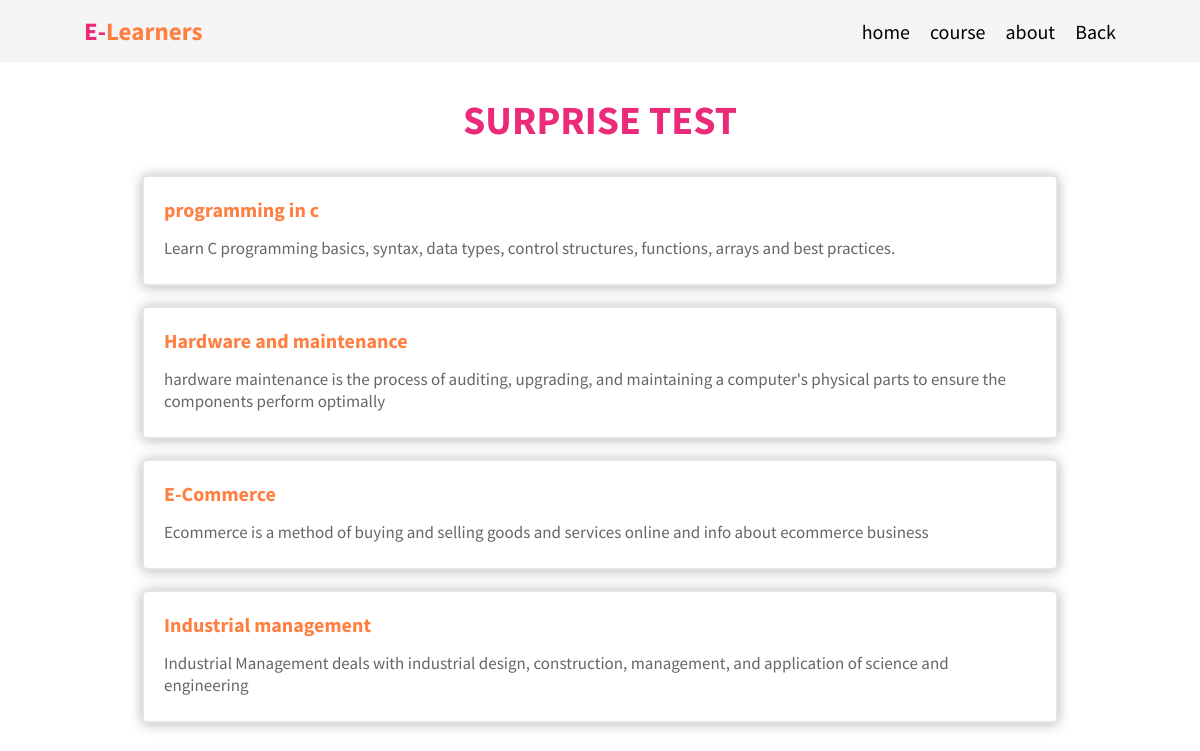
The app's page /course_surprise.php (signed in) with its own data.
### tables this page shows
CREATE TABLE `courses` (
  `c_id` int(3) NOT NULL,
  `f_id` int(3) NOT NULL,
  `c_name` varchar(30) NOT NULL,
  `c_decs` text NOT NULL,
  `c_img` text NOT NULL,
  `years` int(1) NOT NULL
);

### course_surprise.php (the view, shortened to what this page needs)
<?php session_start();
require_once('Config.php');
?>
<!DOCTYPE html>
<html lang="en">
<head>
    <link rel="stylesheet" href="style.css">
    <link rel="stylesheet" href="https://cdnjs.cloudflare.com/ajax/libs/font-awesome/6.3.0/css/all.min.css">
    <link rel="stylesheet" href="https://unpkg.com/aos@next/dist/aos.css" />
</head>
<body>
    <header>
        <h1 class="logo">E-<span>Learners</span></h1>
        <nav class="navbar">
            <a href="index_after_login.php#home">home</a>
            <a href="index_after_login.php#course">course</a>
            <a href="index_after_login.php#about">about</a>
            <a onclick="window.history.back()">Back</a>
        </nav>
    </header>
    <div class="unit-container">
        <h1 class="heading">
            surprise test
        </h1>
        <section class="unit">
            <div class="box-container">
                <?php
                $useremail = $_SESSION['lemail'];
               $year=mysqli_query($conn,"SELECT * FROM users WHERE email='$useremail' || enrollment_no='$useremail'");
               $getyear=mysqli_fetch_assoc($year)['years'];
                $sql = "SELECT c_id, c_name, c_decs FROM courses Where years='$getyear'";
                $result = $conn->query($sql);
                if ($result->num_rows > 0) {
                    while ($row = $result->fetch_assoc()) {
                        $c_id = $row["c_id"];
                        $c_name = $row["c_name"];
                        $c_decs = $row["c_decs"];
                        ?>
                        <div class="box" onclick="window.location.href='http://localhost/images/surprise_test1.php?c_id=<?php echo $c_id; ?>';">
                            <h3>
                                <?php echo $c_name ?>
                            </h3>
                            <p>
                                <?php echo $c_decs ?>
                            </p>
                        </div>
                    <?php }
                } else {
                    echo "No courses found";
                }
                ?>
            </div>
        </section>
    </div>
</body>
</html>

### style.css (style rules this page uses)
:root { --pink: #eb2a7a; --orange: #ff7f41; --white: white; --btnclr: rgb(105, 68, 186); --black: black; --seconddark: rgb(0 0 0 / 7%); --gradient: linear-gradient(90deg, var(--pink), var(--orange)); --primary-color: #ffffff; --secondary-color: #000000; }
* { font-family: 'Source Sans Pro', sans-serif; margin: 0; padding: 0; box-sizing: border-box; outline: none; border: none; text-decoration: none; text-transform: none; scroll-behavior: smooth; }
html { font-size: 62.5%; overflow-x: hidden; }
section { padding: 2rem 7%; }
.heading { color: var(--secondary-color); background-clip: text; padding: 0 1rem; padding-top: 3.5rem; text-align: center; font-size: 4rem; text-transform: uppercase; }
nav { display: flex; align-items: center; }
header { width: 100%; display: flex; align-items: center; justify-content: space-between; position: fixed; top: 0; background: whitesmoke; left: 0; z-index: 1000; padding: 1.5rem 7%; backdrop-filter: blur(20px); }
header .logo { font-size: 2.5rem; color: var(--pink); font-weight: bold; }
header .logo span { color: var(--orange); }
header .navbar a { margin-left: 2rem; font-size: 2rem; color: var(--secondary-color); }
.unit { display: contents; flex-wrap: wrap; gap: 1.5rem; }
.unit-container { margin-top: 6rem; }
.unit .box-container { padding: 2rem 11%; }
.unit .box { flex: 1 1 30rem; border-radius: .5rem; background: white; border: .2rem solid rgba(0, 0, 0, .1); padding: 2rem; position: relative; margin: 1rem; margin-bottom: 2rem; box-shadow: 0 0.1rem 1.3rem rgba(0, 0, 0, .3); cursor: pointer; transition: 0.2s; }
.unit .box h3 { color: var(--orange); margin-bottom: 1rem; font-size: 2rem; }
.unit .box p { color: #666; font-size: 1.7rem; padding: .5rem 0; }
.heading { color: var(--pink); text-align: center; }

### records on screen
courses: c_name "programming in c", c_decs "Learn C programming basics, syntax, data types, control structures, functions, arrays and best practices."
courses: c_name "Hardware and maintenance", c_decs "hardware maintenance is the process of auditing, upgrading, and maintaining a computer's physical parts to ensure the components perform optimally"
courses: c_name "E-Commerce", c_decs "Ecommerce is a method of buying and selling goods and services online and info about ecommerce business"
courses: c_name "Industrial management", c_decs "Industrial Management deals with industrial design, construction, management, and application of science and engineering"
